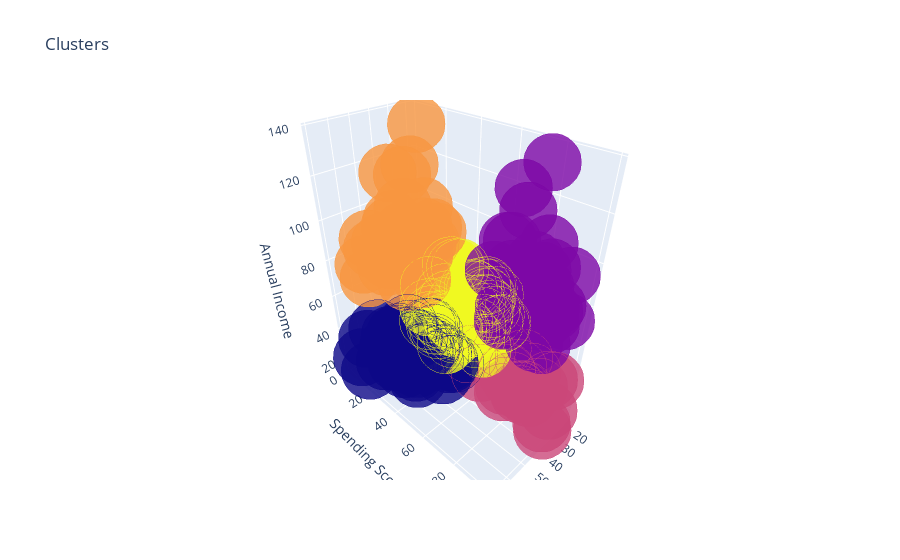

The code cell stored with this chart in its notebook:
### Code cell
ds['label3'] =  labels3
trace1 = go.Scatter3d(
    x= ds['Age'],
    y= ds['Spending Score (1-100)'],
    z= ds['Annual Income (k$)'],
    mode='markers',
     marker=dict(
        color = ds['label3'],
        size= 20,
        line=dict(
            color= ds['label3'],
            width= 12
        ),
        opacity=0.8
     )
)
data = [trace1]
layout = go.Layout(

    title= 'Clusters',
    scene = dict(
            xaxis = dict(title  = 'Age'),
            yaxis = dict(title  = 'Spending Score'),
            zaxis = dict(title  = 'Annual Income')
        )
)
fig = go.Figure(data=data, layout=layout)
py.offline.iplot(fig)

### Figure 1 — Plotly figure (JSON) as saved in the notebook; plotly's stock layout.template omitted (floating-point values rounded to 4 significant figures; data arrays with more than 128 entries replaced by an {"elided": "..."} marker saying what was removed)
{"data": [{"marker": {"color": {"elided": "200 int values"}, "line": {"color": {"elided": "200 int values"}, "width": 12}, "opacity": 0.8, "size": 20}, "mode": "markers", "type": "scatter3d", "x": {"elided": "200 int values"}, "y": {"elided": "200 int values"}, "z": {"elided": "200 int values"}}], "layout": {"scene": {"xaxis": {"title": {"text": "Age"}}, "yaxis": {"title": {"text": "Spending Score"}}, "zaxis": {"title": {"text": "Annual Income"}}}, "title": {"text": "Clusters"}}}
